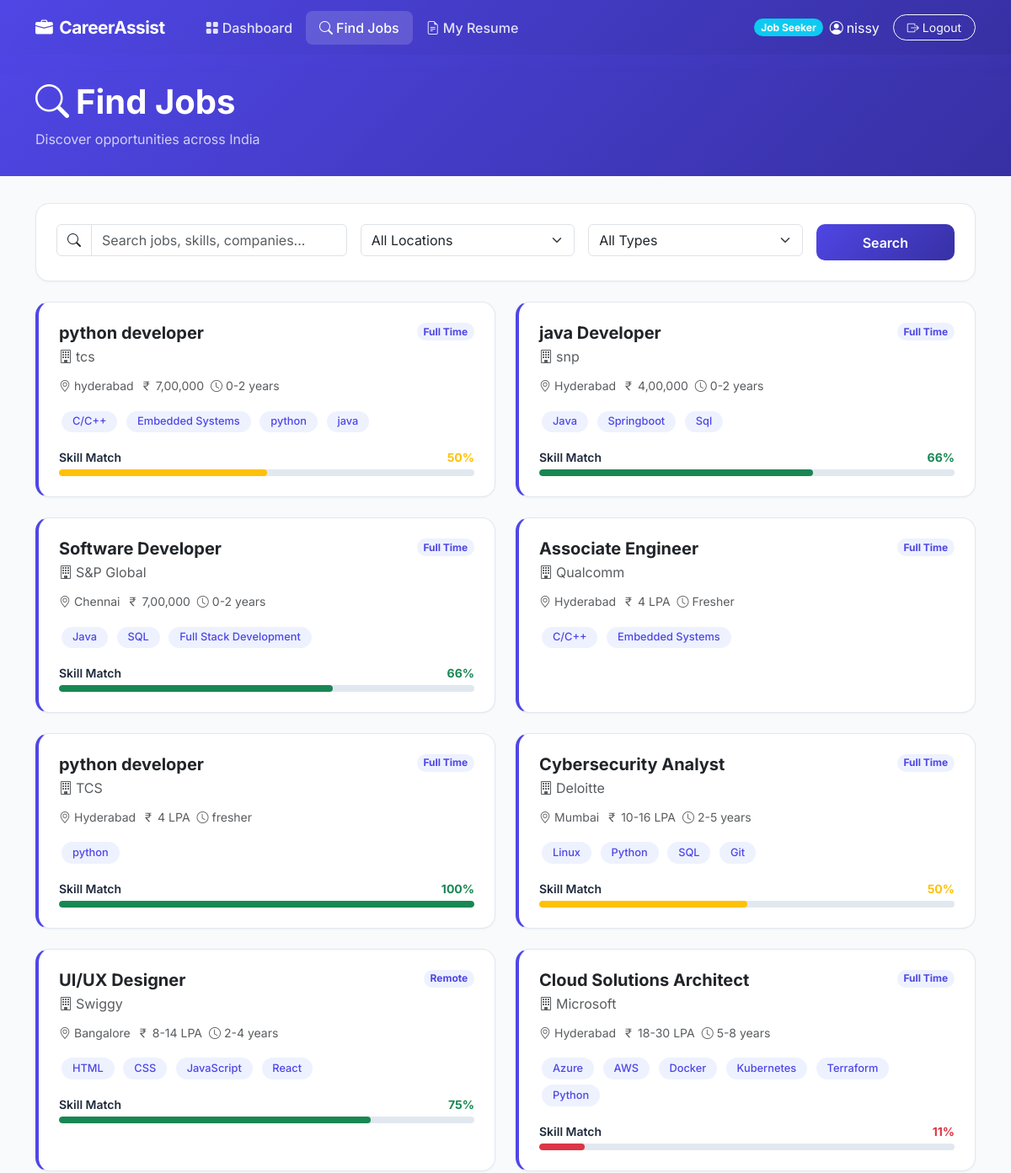
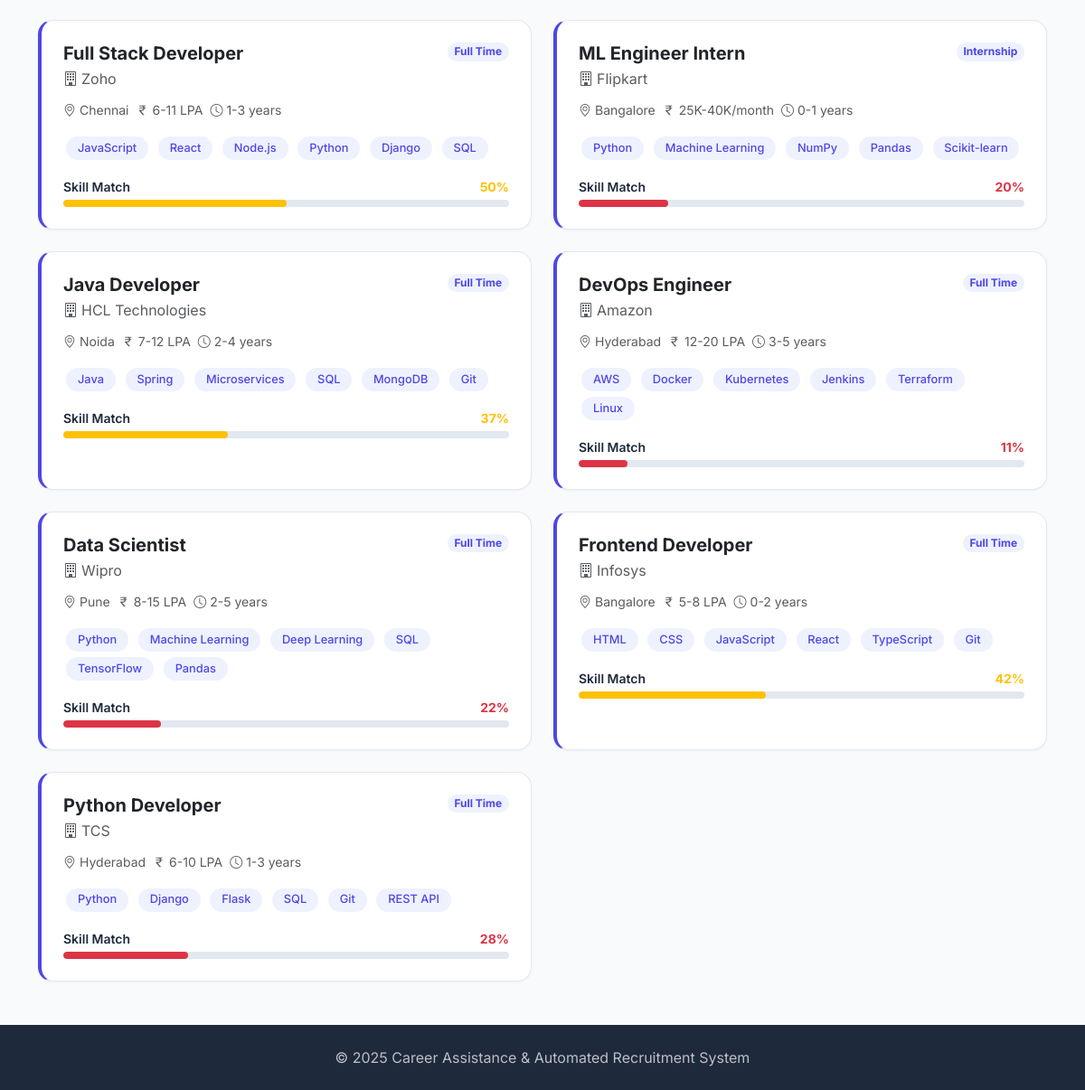
Page /jobs/ (signed in) on the committed database (2 pictures, top to bottom).
### accounts/models.py (models this page shows, shortened)
class Profile(models.Model):
    ROLE_CHOICES = [("jobseeker", "Job Seeker"), ("recruiter", "Recruiter")]
    user = models.OneToOneField(User, on_delete=models.CASCADE, related_name="profile")
    role = models.CharField(max_length=20, choices=ROLE_CHOICES, default="jobseeker")
    phone = models.CharField(max_length=15, blank=True)
    skills = models.TextField(blank=True, help_text="Comma-separated skills")
    experience_years = models.IntegerField(default=0)
    created_at = models.DateTimeField(auto_now_add=True)

### jobs/models.py (models this page shows, shortened)
class Job(models.Model):
    JOB_TYPES = [("full-time", "Full Time"), ("part-time", "Part Time"),
                 ("contract", "Contract"), ("internship", "Internship"), ("remote", "Remote")]
    title = models.CharField(max_length=200)
    company = models.CharField(max_length=200)
    location = models.CharField(max_length=200)
    salary = models.CharField(max_length=100, blank=True)
    job_type = models.CharField(max_length=20, choices=JOB_TYPES, default="full-time")
    experience = models.CharField(max_length=50, blank=True)
    description = models.TextField()
    requirements = models.TextField(blank=True)
    skills = models.TextField(help_text="Comma-separated skills")
    posted_by = models.ForeignKey(User, on_delete=models.SET_NULL, null=True, blank=True)
    created_at = models.DateTimeField(auto_now_add=True)
    is_active = models.BooleanField(default=True)
    def get_skills_list(self):
        if not self.skills:
            return []
        return [s.strip() for s in self.skills.split(",") if s.strip()]

### jobs/views.py (the view)
    def wrapper(request, *args, **kwargs):
        if hasattr(request.user, "profile") and request.user.profile.role == "recruiter":
            messages.error(request, "This feature is for job seekers only.")
            return redirect("recruiter_dashboard")
        return view_func(request, *args, **kwargs)

### jobs/views.py (called while the page is built)
def jobseeker_required(view_func):
    def wrapper(request, *args, **kwargs):
        if hasattr(request.user, "profile") and request.user.profile.role == "recruiter":
            messages.error(request, "This feature is for job seekers only.")
            return redirect("recruiter_dashboard")
        return view_func(request, *args, **kwargs)
    wrapper.__name__ = view_func.__name__
    return login_required(wrapper)

### resumes/models.py (called while the page is built)
    def get_detected_skills(self):
        if not self.detected_skills:
            return []
        return [s.strip() for s in self.detected_skills.split(",") if s.strip()]

### templates/jobs/job_list.html (shortened to what this page needs)
{% extends "base.html" %}
{% block content %}
<div class="page-header">
    <div class="container">
        <h1><i class="bi bi-search me-2"></i>Find Jobs</h1>
        <p class="mb-0 opacity-75">Discover opportunities across India</p>
    </div>
</div>
<div class="container">
    <div class="card-modern p-4 mb-4">
        <form method="get" class="row g-3">
            <div class="col-md-4">
                <div class="input-group">
                    <span class="input-group-text bg-white"><i class="bi bi-search"></i></span>
                    <input type="text" name="q" class="form-control" placeholder="Search jobs, skills, companies..." value="{{ q }}">
                </div>
            </div>
            <div class="col-md-3">
                <select name="location" class="form-select">
                    <option value="">All Locations</option>
                </select>
            </div>
            <div class="col-md-3">
                <select name="job_type" class="form-select">
                    <option value="">All Types</option>
                </select>
            </div>
            <div class="col-md-2">
                <button class="btn btn-primary-custom w-100">Search</button>
            </div>
        </form>
    </div>
    <div class="row g-4">
        {% for item in job_data %}
        <div class="col-lg-6">
            <div class="card-modern p-4 job-card h-100">
                <div class="d-flex justify-content-between align-items-start mb-2">
                    <div>
                        <h5 class="fw-bold mb-1"><a href="{% url 'job_detail' item.job.pk %}" class="text-decoration-none text-dark">{{ item.job.title }}</a></h5>
                        <p class="text-muted mb-1"><i class="bi bi-building me-1"></i>{{ item.job.company }}</p>
                    </div>
                    <span class="badge rounded-pill" style="background:#EEF2FF;color:#4F46E5">{{ item.job.get_job_type_display }}</span>
                </div>
                <div class="d-flex flex-wrap gap-2 mb-3">
                    <small class="text-muted"><i class="bi bi-geo-alt me-1"></i>{{ item.job.location }}</small>
                    {% if item.job.salary %}<small class="text-muted"><i class="bi bi-currency-rupee me-1"></i>{{ item.job.salary }}</small>{% endif %}
                    {% if item.job.experience %}<small class="text-muted"><i class="bi bi-clock me-1"></i>{{ item.job.experience }}</small>{% endif %}
                </div>
                <div class="mb-3">
                    {% for skill in item.skills|slice:":6" %}
                        <span class="badge badge-skill badge-info">{{ skill }}</span>
                    {% endfor %}
                </div>
                {% if item.match > 0 %}
                <div>
                    <div class="d-flex justify-content-between mb-1">
                        <small class="fw-semibold">Skill Match</small>
                        <small class="fw-bold {% if item.match >= 60 %}text-success{% elif item.match >= 30 %}text-warning{% else %}text-danger{% endif %}">{{ item.match }}%</small>
                    </div>
                    <div class="match-bar">
                        <div class="match-bar-fill {% if item.match >= 60 %}bg-success{% elif item.match >= 30 %}bg-warning{% else %}bg-danger{% endif %}" style="width:{{ item.match }}%"></div>
                    </div>
                </div>
                {% endif %}
            </div>
        </div>
        {% empty %}
        <div class="col-12 text-center py-5">
            <i class="bi bi-search display-3 text-muted"></i>
            <h5 class="mt-3 text-muted">No jobs found</h5>
            <p class="text-muted">Try adjusting your search filters</p>
        </div>
        {% endfor %}
    </div>
</div>
{% endblock %}

### templates/base.html (shortened to what this page needs)
<!DOCTYPE html>
<html lang="en">
<head>
    <link href="https://cdn.jsdelivr.net/npm/bootstrap@5.3.2/dist/css/bootstrap.min.css" rel="stylesheet">
    <link href="https://cdn.jsdelivr.net/npm/bootstrap-icons@1.11.1/font/bootstrap-icons.css" rel="stylesheet">
</head>
<body>
{% if request.user.is_authenticated %}
<nav class="navbar navbar-expand-lg navbar-custom sticky-top">
    <div class="container">
        <a class="navbar-brand" href="{% url 'dashboard' %}">
            <i class="bi bi-briefcase-fill me-2"></i>CareerAssist
        </a>
        <div class="collapse navbar-collapse" id="navMain">
            <ul class="navbar-nav me-auto ms-3">
                {% if request.user.profile.role == 'recruiter' %}
                <li class="nav-item"><a class="nav-link {% if request.resolver_match.url_name == 'recruiter_dashboard' %}active{% endif %}" href="{% url 'recruiter_dashboard' %}"><i class="bi bi-grid-fill me-1"></i>Dashboard</a></li>
                <li class="nav-item"><a class="nav-link {% if request.resolver_match.url_name == 'post_job' %}active{% endif %}" href="{% url 'post_job' %}"><i class="bi bi-plus-circle me-1"></i>Post Job</a></li>
                <li class="nav-item"><a class="nav-link {% if request.resolver_match.url_name == 'my_posted_jobs' %}active{% endif %}" href="{% url 'my_posted_jobs' %}"><i class="bi bi-collection me-1"></i>My Jobs</a></li>
                {% else %}
                <li class="nav-item"><a class="nav-link {% if request.resolver_match.url_name == 'dashboard' %}active{% endif %}" href="{% url 'dashboard' %}"><i class="bi bi-grid-fill me-1"></i>Dashboard</a></li>
                <li class="nav-item"><a class="nav-link {% if request.resolver_match.url_name == 'job_list' %}active{% endif %}" href="{% url 'job_list' %}"><i class="bi bi-search me-1"></i>Find Jobs</a></li>
                <li class="nav-item"><a class="nav-link {% if request.resolver_match.url_name == 'upload_resume' %}active{% endif %}" href="{% url 'upload_resume' %}"><i class="bi bi-file-earmark-text me-1"></i>My Resume</a></li>
                {% endif %}
            </ul>
            <div class="d-flex align-items-center">
                <span class="badge rounded-pill me-2 {% if request.user.profile.role == 'recruiter' %}bg-warning text-dark{% else %}bg-info text-white{% endif %}">
                    {{ request.user.profile.get_role_display }}
                </span>
                <span class="text-white me-3 d-none d-md-inline"><i class="bi bi-person-circle me-1"></i>{{ request.user.get_full_name|default:request.user.username }}</span>
                <a href="{% url 'logout' %}" class="btn btn-sm btn-outline-light rounded-pill px-3"><i class="bi bi-box-arrow-right me-1"></i>Logout</a>
            </div>
        </div>
    </div>
</nav>
{% endif %}
{% block content %}{% endblock %}
<footer class="text-center">
    <div class="container">
        <p class="mb-0">&copy; 2025 Career Assistance & Automated Recruitment System</p>
    </div>
</footer>
</body>
</html>

### templates/base.html (style rules this page uses)
:root { --primary: #4F46E5; --primary-light: #818CF8; --primary-dark: #3730A3; --accent: #06B6D4; --success: #10B981; --warning: #F59E0B; --danger: #EF4444; --bg: #F8FAFC; --surface: #FFFFFF; --text: #1E293B; --text-muted: #64748B; --border: #E2E8F0; }
* { font-family: 'Inter', sans-serif; }
body { background: var(--bg); color: var(--text); }
.navbar-custom { background: linear-gradient(135deg, var(--primary) 0%, var(--primary-dark) 100%); padding: 0.75rem 0; box-shadow: 0 4px 20px rgba(79,70,229,0.15); }
.navbar-custom .navbar-brand { font-weight: 700; font-size: 1.3rem; color: #fff !important; letter-spacing: -0.5px; }
.navbar-custom .nav-link { color: rgba(255,255,255,0.85) !important; font-weight: 500; padding: 0.5rem 1rem !important; border-radius: 8px; transition: all 0.2s; }
.navbar-custom .nav-link:hover, .navbar-custom .nav-link.active { color: #fff !important; background: rgba(255,255,255,0.15); }
.card-modern { background: var(--surface); border-radius: 16px; border: 1px solid var(--border); overflow: hidden; box-shadow: 0 1px 3px rgba(0,0,0,0.04); transition: all 0.3s; }
.btn-primary-custom { background: linear-gradient(135deg, var(--primary), var(--primary-dark)); border: none; color: #fff; border-radius: 10px; padding: 0.6rem 1.5rem; font-weight: 600; transition: all 0.3s; }
.badge-skill { padding: 0.4rem 0.8rem; border-radius: 20px; font-weight: 500; font-size: 0.8rem; margin: 0.2rem; }
.badge-info { background: #EEF2FF; color: var(--primary); }
.job-card { border-left: 4px solid var(--primary); }
.match-bar { height: 8px; border-radius: 4px; background: var(--border); overflow: hidden; }
.match-bar-fill { height: 100%; border-radius: 4px; transition: width 0.6s; }
.page-header { background: linear-gradient(135deg, var(--primary) 0%, var(--primary-dark) 100%); color: #fff; padding: 2rem 0; margin-bottom: 2rem; }
.page-header h1 { font-weight: 700; }
footer { background: var(--text); color: rgba(255,255,255,0.7); padding: 1.5rem 0; margin-top: 3rem; }

### rows in the picture
Job: job "python developer", job.company "tcs", job.job_type "Full Time", job.location "hyderabad", job.salary "7,00,000", job.experience "0-2 years", skills "C/C++" "Embedded Systems" "python" "java", match "50"
Job: job "java Developer", job.company "snp", job.job_type "Full Time", job.location "Hyderabad", job.salary "4,00,000", job.experience "0-2 years", skills "Java" "Springboot" "Sql", match "66"
Job: job "Software Developer", job.company "S&P Global", job.job_type "Full Time", job.location "Chennai", job.salary "7,00,000", job.experience "0-2 years", skills "Java" "SQL" "Full Stack Development", match "66"
Job: job "Associate Engineer", job.company "Qualcomm", job.job_type "Full Time", job.location "Hyderabad", job.salary "4 LPA", job.experience "Fresher", skills "C/C++" "Embedded Systems"
Job: job "python developer", job.company "TCS", job.job_type "Full Time", job.location "Hyderabad", job.salary "4 LPA", job.experience "fresher", skills "python", match "100"
Job: job "Cybersecurity Analyst", job.company "Deloitte", job.job_type "Full Time", job.location "Mumbai", job.salary "10-16 LPA", job.experience "2-5 years", skills "Linux" "Python" "SQL" "Git", match "50"
Job: job "UI/UX Designer", job.company "Swiggy", job.job_type "Remote", job.location "Bangalore", job.salary "8-14 LPA", job.experience "2-4 years", skills "HTML" "CSS" "JavaScript" "React", match "75"
Job: job "Cloud Solutions Architect", job.company "Microsoft", job.job_type "Full Time", job.location "Hyderabad", job.salary "18-30 LPA", job.experience "5-8 years", skills "Azure" "AWS" "Docker" "Kubernetes" "Terraform" "Python", match "11"
Job: job "Full Stack Developer", job.company "Zoho", job.job_type "Full Time", job.location "Chennai", job.salary "6-11 LPA", job.experience "1-3 years", skills "JavaScript" "React" "Node.js" "Python" "Django" "SQL", match "50"
Job: job "ML Engineer Intern", job.company "Flipkart", job.job_type "Internship", job.location "Bangalore", job.salary "25K-40K/month", job.experience "0-1 years", skills "Python" "Machine Learning" "NumPy" "Pandas" "Scikit-learn", match "20"
Job: job "Java Developer", job.company "HCL Technologies", job.job_type "Full Time", job.location "Noida", job.salary "7-12 LPA", job.experience "2-4 years", skills "Java" "Spring" "Microservices" "SQL" "MongoDB" "Git", match "37"
Job: job "DevOps Engineer", job.company "Amazon", job.job_type "Full Time", job.location "Hyderabad", job.salary "12-20 LPA", job.experience "3-5 years", skills "AWS" "Docker" "Kubernetes" "Jenkins" "Terraform" "Linux", match "11"
Job: job "Data Scientist", job.company "Wipro", job.job_type "Full Time", job.location "Pune", job.salary "8-15 LPA", job.experience "2-5 years", skills "Python" "Machine Learning" "Deep Learning" "SQL" "TensorFlow" "Pandas", match "22"
Job: job "Frontend Developer", job.company "Infosys", job.job_type "Full Time", job.location "Bangalore", job.salary "5-8 LPA", job.experience "0-2 years", skills "HTML" "CSS" "JavaScript" "React" "TypeScript" "Git", match "42"
Job: job "Python Developer", job.company "TCS", job.job_type "Full Time", job.location "Hyderabad", job.salary "6-10 LPA", job.experience "1-3 years", skills "Python" "Django" "Flask" "SQL" "Git" "REST API", match "28"

### other values in the picture
{{ request.user.profile.get_role_display }} "Job Seeker"
{{ request.user.get_full_name|default:request.user.username }} "nissy"
